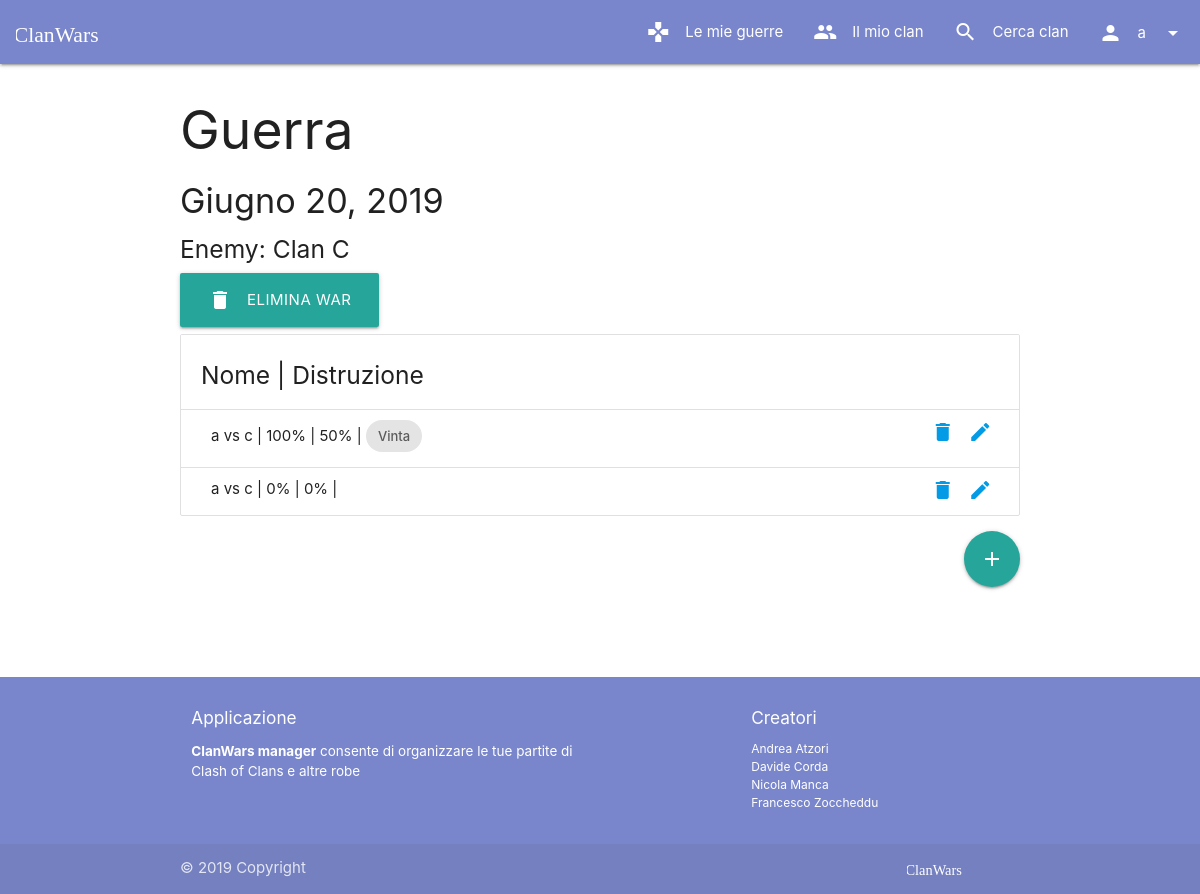
Page /wars/21 (signed in) on the earlier database version.
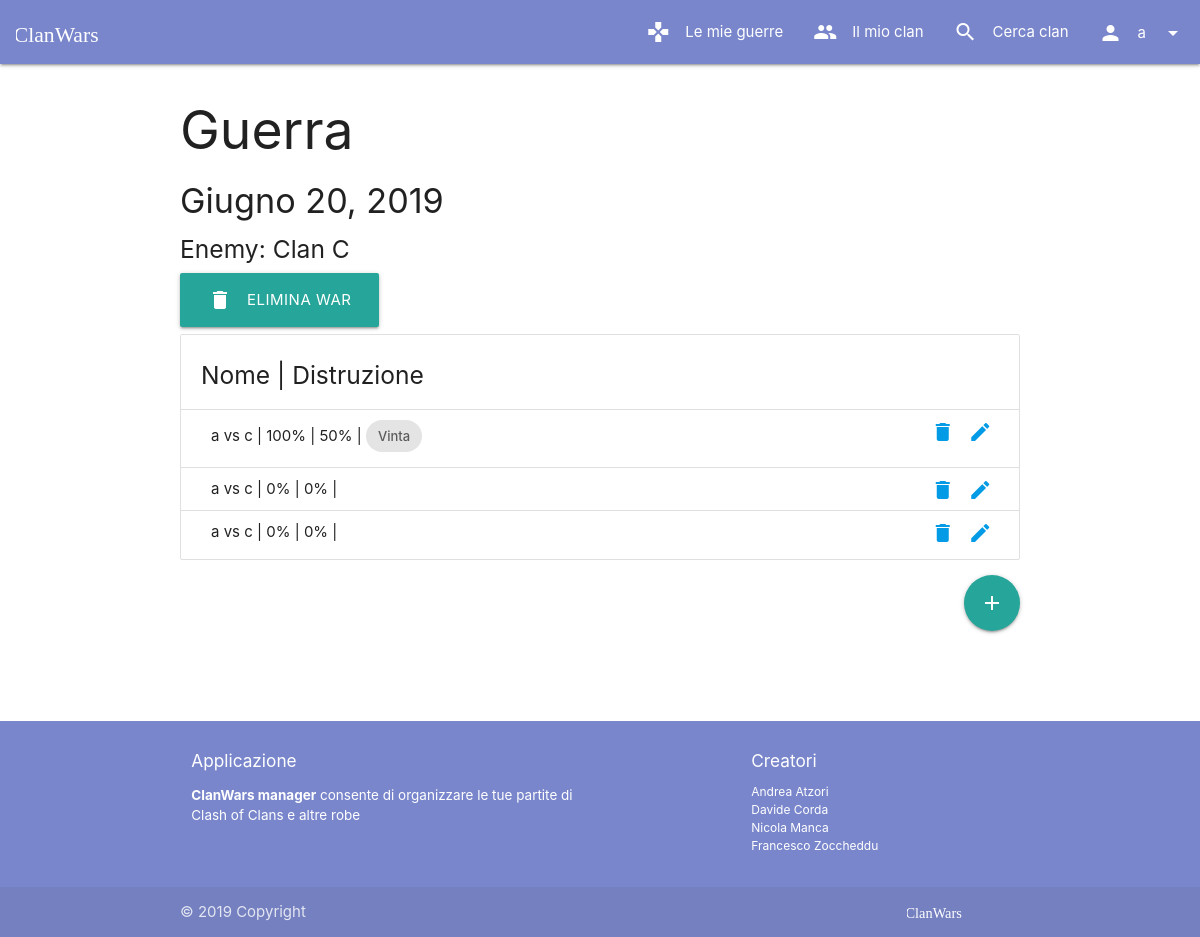
Same page on the later database version.
### manager/models.py (models this page shows, shortened)
class Battle(models.Model):
    ally = models.ForeignKey(User, on_delete=models.CASCADE, related_name="battles", null=False, blank=False)
    enemy = models.ForeignKey(EnemyUserSnapshot, on_delete=models.CASCADE, related_name="battles", null=False, blank=False)
    allyDestruction = models.SmallIntegerField(validators=[MinValueValidator(0), MaxValueValidator(100)], default=0)
    enemyDestruction = models.SmallIntegerField(validators=[MinValueValidator(0), MaxValueValidator(100)], default=0)
    allyVictory = models.BooleanField(default=False)
    war = models.ForeignKey(War, on_delete=models.CASCADE, related_name="battles", null=False, blank=False)

class User(AbstractUser):
    clan = models.ForeignKey("Clan", on_delete=models.SET_NULL, null=True, blank=True, related_name="members")
    def __str__(self):
        return self.username

class EnemyUserSnapshot(models.Model):
    username = models.TextField(max_length=30)
    war = models.ForeignKey(War, on_delete=models.CASCADE, related_name="enemies", null=False, blank=False)

### manager/views/wars.py (the view)
# urls.py: path(r'<int:pk>', login_required(WarDetailView.as_view()), name='wars_details'),
class WarDetailView(DetailView):
    template_name = "wars/details.html"
    context_object_name = "war"
    model = War
    def get_object(self):
        war = super().get_object()
        if self.request.user.clan != war.allyClan:
            raise PermissionDenied()
        return war

### manager/models.py (called while the page is built)
    def get_absolute_url(self):
        return reverse("clans_details", kwargs={'pk': self.pk})

    def __str__(self):
        return f"{self.allyClan.name} vs {self.enemyClanName} @{self.date}"

### manager/templatetags/toasts.py (called while the page is built)
@register.simple_tag
def toast_if(condition, message, icon=None):
    return mark_safe(toast(message, icon) if condition else "")

### manager/templates/wars/details.html (shortened to what this page needs)
{% extends 'base.html' %}
{% block content %}
<h2>Guerra </h2>
<h4>{{war.date}}</h4>
<h5>Enemy: {{war.enemyClanName}}</h5>
{% if war.allyClan.clanMaster == user %}
<form method="POST" id="deleteForm" action="{% url 'wars_delete' war.pk %}">
    <a class="waves-effect waves-light btn-large" onclick="this.parentNode.submit()"><i
            class="material-icons left">delete</i>Elimina War</a>
</form>
{% endif %}
<ul class="collection with-header">
    <li class="collection-header">
        <h5>Nome | Distruzione</h5>
    </li>
    {% for battle in war.battles.all %}
    <li class="collection-item">
        <div>{{battle.ally}} vs {{battle.enemy.username}} | {{battle.allyDestruction}}% | {{battle.enemyDestruction}}% |
            {% if battle.allyVictory %}
            <div class="chip">
                Vinta
            </div>
            {% endif %}
            {% if battle.ally == user or battle.ally.clan.clanMaster == user %}
            <form method="POST" class="secondary-content" action="{% url 'battles_update' battle.pk %}">
                <a class=" waves-effect waves-circle" onclick="this.parentNode.submit()">
                    <i class="material-icons">edit</i>
                </a>
            </form>
            <form method="POST" class="secondary-content" action="{% url 'battles_delete' battle.pk %}">
                <a class=" waves-effect waves-circle" onclick="this.parentNode.submit()">
                    <i class="material-icons">delete</i>
                </a>
            </form>
            {% endif %}
        </div>
    </li>
    {% endfor %}
</ul>
<form method="POST" id="addForm" action="{% url 'wars_addbattle' war.pk %}">
    <a class="btn-floating btn-large waves-effect waves-light right" onclick="this.parentNode.submit()"><i
            class="material-icons">add</i></a>
</form>
{% load toasts %}
{% endblock %}

Differences in the rows shown:
added Battle: ally "a", enemy.username "c", allyDestruction "0", enemyDestruction "0"
